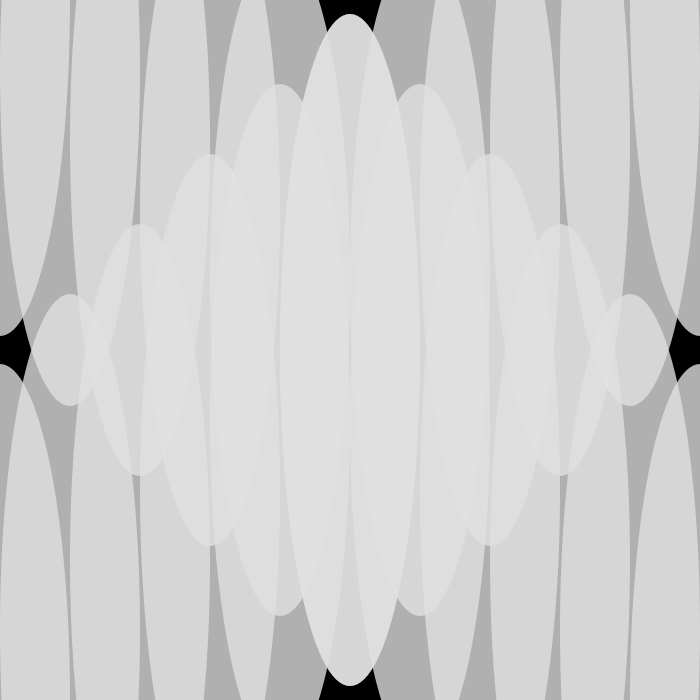
Frame 1 (no input)
Frame 60 (the mouse pressed at the canvas centre just before this capture): identical to frame 1, image omitted
Frame 120 (the mouse held since frame 60 and released just before this capture): identical to frame 1, image omitted

The Processing sketch that drew this single still picture (run headless with seeded random() and noise(); from frame 60 on, the mouse is pressed at the canvas centre):

// Processing sketch: processing_137494
// ── processing_137494.pde

//I prefer using integers- nice and simple
int x=1;
float a= 0.0;

void setup () {
size(700, 700); 
}

void draw () {
background (0);
noStroke();
fill (225,200);
ellipse(width*1.0, height*0.0, width*0.2, height*0.96); 
ellipse(width*0.9, height*0.1, width*0.2, height*0.96); 
ellipse(width*0.8, height*0.2, width*0.2, height*0.96); 
ellipse(width*0.7, height*0.3, width*0.2, height*0.96); 
ellipse(width*0.6, height*0.4, width*0.2, height*0.96); 
ellipse(width*0.5, height*0.5, width*0.2, height*0.96); 
ellipse(width*0.4, height*0.6, width*0.2, height*0.96); 
ellipse(width*0.3, height*0.7, width*0.2, height*0.96); 
ellipse(width*0.2, height*0.8, width*0.2, height*0.96); 
ellipse(width*0.1, height*0.9, width*0.2, height*0.96); 
ellipse(width*0.0, height*1.0, width*0.2, height*0.96); 

noStroke();
fill (225,200);
ellipse(width*0.0, height*0.0, width*0.2, height*0.96); 
ellipse(width*0.1, height*0.1, width*0.2, height*0.96); 
ellipse(width*0.2, height*0.2, width*0.2, height*0.96); 
ellipse(width*0.3, height*0.3, width*0.2, height*0.96); 
ellipse(width*0.4, height*0.4, width*0.2, height*0.96); 
ellipse(width*0.5, height*0.5, width*0.2, height*0.96); 
ellipse(width*0.6, height*0.6, width*0.2, height*0.96); 
ellipse(width*0.7, height*0.7, width*0.2, height*0.96); 
ellipse(width*0.8, height*0.8, width*0.2, height*0.96); 
ellipse(width*0.9, height*0.9, width*0.2, height*0.96); 
ellipse(width*1.0, height*1.0, width*0.2, height*0.96); 

println (x+3 + " I'm a integer");
println (a+7 + " I'm a float");
}
